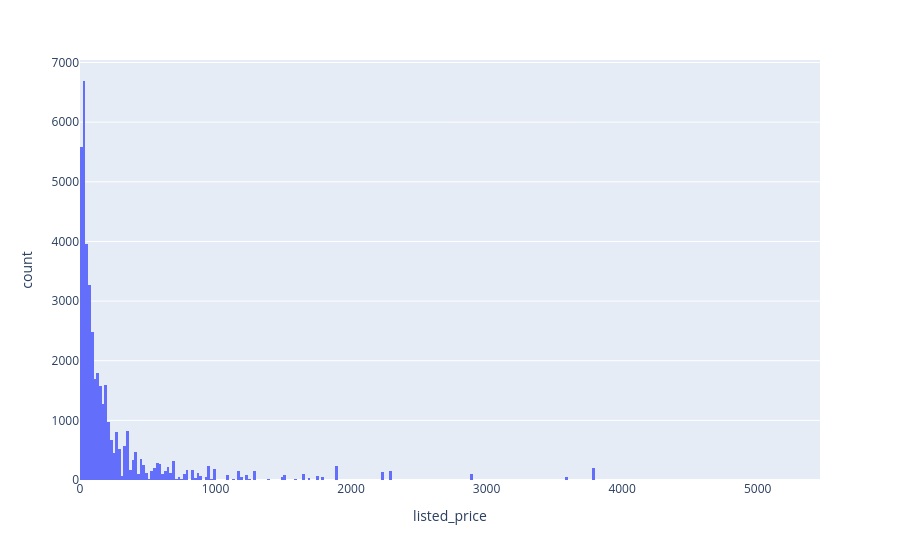
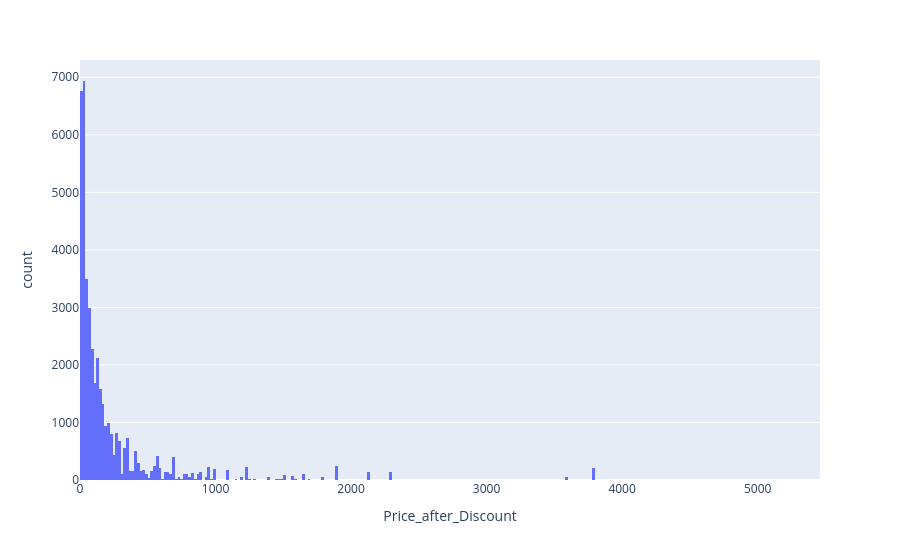

These figures' notebook cell, in order:
### Code cell
px.histogram(data_frame=df , x = df['listed_price']).show()
px.histogram(data_frame=df , x = df['Price_after_Discount']).show()

### Figure 1 — Plotly figure (JSON) as saved in the notebook; plotly's stock layout.template omitted (floating-point values rounded to 4 significant figures; data arrays with more than 128 entries replaced by an {"elided": "..."} marker saying what was removed)
{"data": [{"bingroup": "x", "hovertemplate": "listed_price=%{x}<br>count=%{y}<extra></extra>", "legendgroup": "", "marker": {"color": "#636efa", "pattern": {"shape": ""}}, "name": "", "orientation": "v", "showlegend": false, "type": "histogram", "x": {"elided": "41651 float values"}, "xaxis": "x", "yaxis": "y"}], "layout": {"barmode": "relative", "legend": {"tracegroupgap": 0}, "margin": {"t": 60}, "xaxis": {"anchor": "y", "domain": [0, 1], "title": {"text": "listed_price"}}, "yaxis": {"anchor": "x", "domain": [0, 1], "title": {"text": "count"}}}}

### Figure 2 — Plotly figure (JSON) as saved in the notebook; plotly's stock layout.template omitted (floating-point values rounded to 4 significant figures; data arrays with more than 128 entries replaced by an {"elided": "..."} marker saying what was removed)
{"data": [{"bingroup": "x", "hovertemplate": "Price_after_Discount=%{x}<br>count=%{y}<extra></extra>", "legendgroup": "", "marker": {"color": "#636efa", "pattern": {"shape": ""}}, "name": "", "orientation": "v", "showlegend": false, "type": "histogram", "x": {"elided": "41651 float values"}, "xaxis": "x", "yaxis": "y"}], "layout": {"barmode": "relative", "legend": {"tracegroupgap": 0}, "margin": {"t": 60}, "xaxis": {"anchor": "y", "domain": [0, 1], "title": {"text": "Price_after_Discount"}}, "yaxis": {"anchor": "x", "domain": [0, 1], "title": {"text": "count"}}}}
